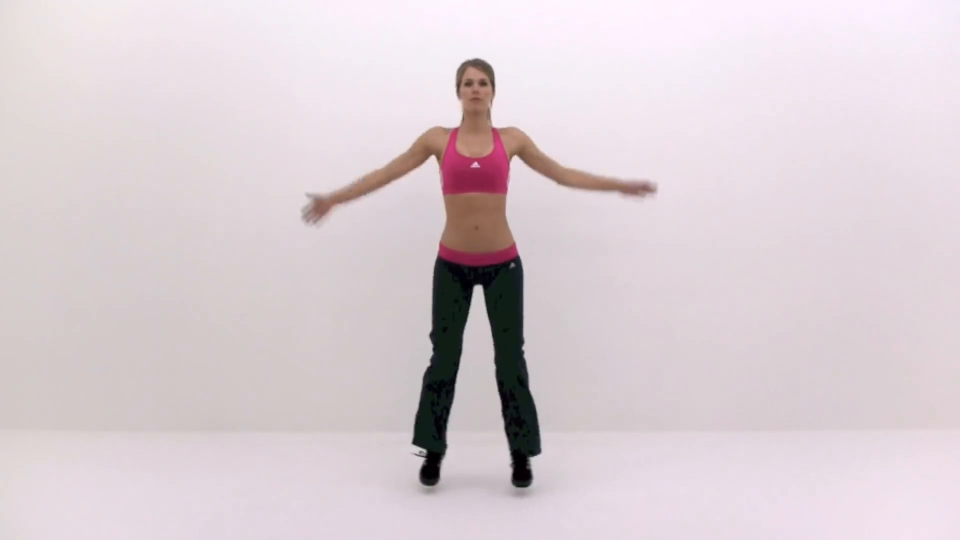
#> input picture frame 25 of main_project/Udi/input/trimmedJJ.mp4, 1920 x 1080 px (shown at 1/2 size)
$ python sampling.py
#> lines starting #> are read from the running program, lines starting #| are printed output that depends on the picture
import time

import cv2
import numpy as np
from PIL import Image
from random import random, randrange

if __name__ == "__main__":
    # Opens the Video file
    cap = cv2.VideoCapture('/Users/udiram/Documents/GitHub/FitnessDetection/main_project/Udi/input/trimmedJJ.mp4')
    frame_sampling_rate = randrange(3, 5)
    # frame_sampling_rate = 15
    print("frame sampling rate:")
    print(frame_sampling_rate)

    i = 0
    setNumber = 1
    imageNumber = 1

    while (cap.isOpened()):

        ret, frame = cap.read()
#> frame is the input picture: shape (1080, 1920, 3); mean B, G, R 211.5, 206.6, 218.2

        # frame = cv2.resize(frame,(244,244),fx=0,fy=0, interpolation = cv2.INTER_CUBIC)

        frame = frame[140:940, 560:1360]
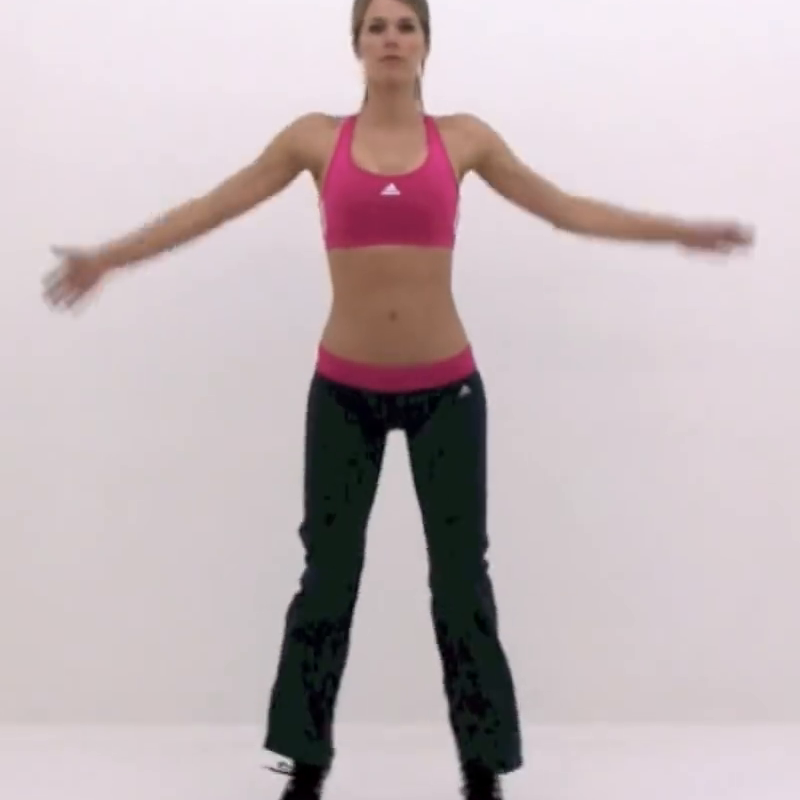
#> frame: shape (800, 800, 3); mean B, G, R 186.3, 182.9, 196.5

        scale_percent = 30.5

        # calculate the 50 percent of original dimensions
        width = int(frame.shape[1] * scale_percent / 100)
#> width = 244
        height = int(frame.shape[0] * scale_percent / 100)
#> height = 244

        # dsize
        dsize = (width, height)
#> dsize = (244, 244)

        # resize image
        output = cv2.resize(frame, dsize)
        # cv2.imshow('Video', sky)

        if ret == False:
            break
        if i % frame_sampling_rate == 0:  # this is the line I added to make it only save one frame every 'frame_sampling_rate'
            # frame = cv2.resize(frame, (224, 224))
            cv2.imwrite('/Users/udiram/Documents/GitHub/FitnessDetection/main_project/Udi/UdiProcessed_test/Set' + str(
                setNumber) + 'Image' + str(imageNumber) + '.png', output)
            imageNumber += 1

        i += 1

        if imageNumber == 9:
            setNumber += 1
            imageNumber = 1

        cv2.imshow('example', ret)

    cap.release()
    cv2.destroyAllWindows()

$ run again, starting later in the video
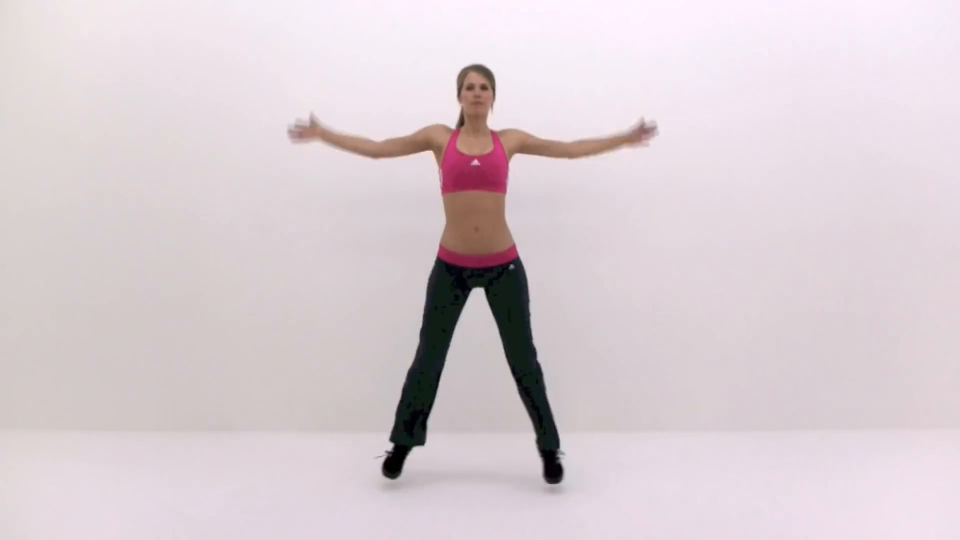
#> input picture frame 114 of main_project/Udi/input/trimmedJJ.mp4, 1920 x 1080 px (shown at 1/2 size)
#> frame is the input picture: shape (1080, 1920, 3); mean B, G, R 211.2, 206.4, 218
#> `frame = frame[140:940, 560:1360]`:
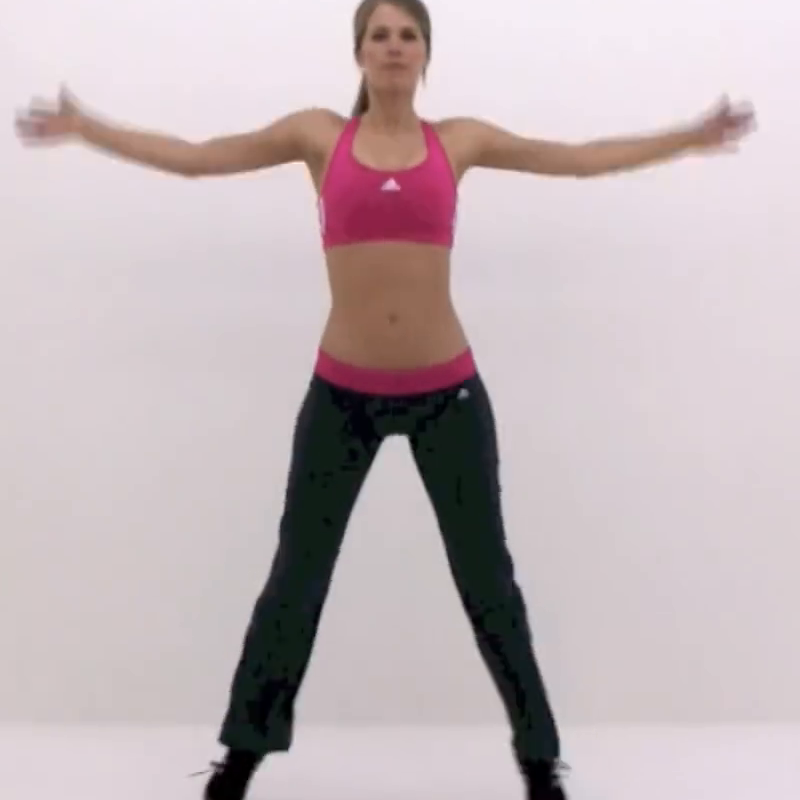
#> frame: shape (800, 800, 3); mean B, G, R 186, 182.6, 196.2
